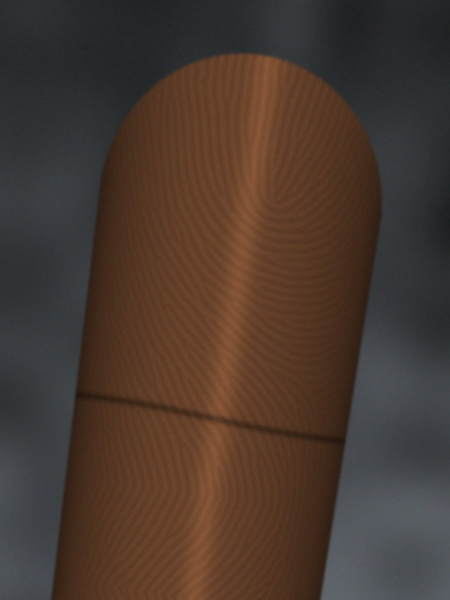
#> input picture service/web/assets/01_photo.jpg, 900 x 1200 px (shown at 1/2 size); its folder holds only this picture in this run
$ python -i forensic.py   (imports and definitions only)   (older library calls are emulated)
#> lines starting #> are read from the running program, lines starting #| are printed output that depends on the picture; after the words box and inside, x2 and y2 are one past the last pixel; in counts of white or black regions, pixels touching at a corner belong together
#> further down, picture is the input picture: shape (1200, 900, 3); mean B, G, R 48.3, 57.4, 73.7
### gattaca/pipeline/enhance.py
"""Illumination normalisation + classical ridge enhancement.

CLAHE -> denoise -> local mean/contrast normalisation -> orientation field (gradient
structure tensor) -> local ridge period (block spectra) -> oriented Gabor bank.
The input is expected at (roughly) canonical scale: the analyzer resamples each ROI
so its measured period is CANONICAL_PERIOD_PX before calling `enhance`.
"""

from __future__ import annotations

from dataclasses import dataclass

import cv2
import numpy as np

from gattaca import CANONICAL_PERIOD_PX
from gattaca.debug import DebugSink, dump, orientation_to_bgr
from gattaca.pipeline.ridgefreq import block_spectra
from gattaca.types import EnhanceResult


@dataclass(frozen=True)
class EnhanceParams:
    """Knobs the agent may retune (see gattaca/agent)."""

    clahe_clip: float = 2.0
    clahe_tile: int = 8
    denoise: str = "bilateral"         # "bilateral" | "nlm" | "none"
    orient_sigma: float = 7.0          # tensor smoothing (px at canonical scale)
    gabor_sigma: float = 0.5           # Gaussian sigma as a fraction of the period
    gabor_gamma: float = 0.6           # <1 elongates the kernel along the ridge
    n_orient: int = 16
    period_bands: tuple[float, ...] = (0.85, 1.0, 1.18)


def to_gray(img: np.ndarray) -> np.ndarray:
    return img if img.ndim == 2 else cv2.cvtColor(img, cv2.COLOR_BGR2GRAY)
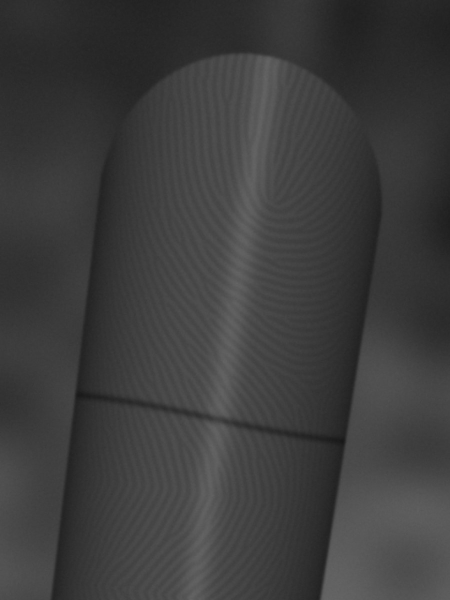
#> returned value: shape (1200, 900) (shown at 1/2 size); min 22, max 102, mean 61.2


def local_normalize(gray: np.ndarray, mask: np.ndarray, sigma: float) -> np.ndarray:
    """Zero local mean, unit local contrast; ridges positive (dark ridges -> +)."""
    g = gray.astype(np.float32)
    m = (mask > 0).astype(np.float32)
    msum = cv2.GaussianBlur(m, (0, 0), sigma) + 1e-6
    mean = cv2.GaussianBlur(g * m, (0, 0), sigma) / msum
    d = (g - mean) * m
    var = cv2.GaussianBlur(d * d, (0, 0), sigma) / msum
    out = -d / np.sqrt(var + 1e-3)
    return np.clip(out, -4, 4) * m


def orientation_field(norm: np.ndarray, mask: np.ndarray, sigma: float, coh_sigma: float | None = None):
    """Ridge-normal angle in [0, pi) and coherence from the smoothed structure tensor.

    Coherence uses a wider window (default 2*sigma). Real ridges stay coherent over
    several periods (>0.5), while band-limited isotropic noise does not (<0.2) even
    when it locally looks ridge-like."""
    g = cv2.GaussianBlur(norm.astype(np.float32, copy=False), (0, 0), 1.0)
    gx = cv2.Sobel(g, cv2.CV_32F, 1, 0, ksize=3)
    gy = cv2.Sobel(g, cv2.CV_32F, 0, 1, ksize=3)
    a, b, c = gx * gx, gy * gy, gx * gy
    gxx, gyy, gxy = (cv2.GaussianBlur(t, (0, 0), sigma) for t in (a, b, c))
    normal = np.mod(0.5 * np.arctan2(2 * gxy, gxx - gyy), np.pi).astype(np.float32)
    cs = coh_sigma or 2 * sigma
    wxx, wyy, wxy = (cv2.GaussianBlur(t, (0, 0), cs) for t in (a, b, c))
    coh = np.sqrt((wxx - wyy) ** 2 + 4 * wxy**2) / (wxx + wyy + 1e-6)
    coh = np.clip(coh, 0, 1).astype(np.float32) * (mask > 0)
    return normal, coh


def period_field(norm: np.ndarray, mask: np.ndarray, block: int = 32) -> np.ndarray:
    """Local ridge period map (px), interpolated from block spectra, clamped around the median."""
    h, w = norm.shape
    sp = block_spectra(norm, mask, block=block, stride=block // 2, min_fill=0.5)
    good = sp.snr >= 4
    if good.sum() < 1:
        return np.full((h, w), CANONICAL_PERIOD_PX, np.float32)
    med = float(np.median(sp.period[good]))
    gh, gw = max(1, h // (block // 2)), max(1, w // (block // 2))
    grid = np.full((gh, gw), np.nan, np.float32)
    for (cx, cy), p in zip(sp.centers[good], sp.period[good]):
        gy, gx = min(int(cy // (block // 2)), gh - 1), min(int(cx // (block // 2)), gw - 1)
        grid[gy, gx] = p
    grid = np.where(np.isnan(grid), med, grid)
    grid = cv2.medianBlur(grid, 3) if min(gh, gw) >= 3 else grid
    field = cv2.resize(grid, (w, h), interpolation=cv2.INTER_LINEAR)
    field = cv2.GaussianBlur(field, (0, 0), block / 2)
    return np.clip(field, 0.75 * med, 1.33 * med).astype(np.float32)


def gabor_bank_filter(norm: np.ndarray, normal: np.ndarray, period: np.ndarray,
                      mask: np.ndarray, p: EnhanceParams) -> np.ndarray:
    """Per-pixel selection from an (orientation x period) bank of zero-mean Gabor kernels."""
    med = float(np.median(period[mask > 0])) if (mask > 0).any() else CANONICAL_PERIOD_PX
    periods = np.array([med * b for b in p.period_bands], np.float32)
    obin = np.round(normal / np.pi * p.n_orient).astype(np.int32) % p.n_orient
    pbin = np.abs(period[..., None] - periods[None, None, :]).argmin(axis=2)
    out = np.zeros_like(norm)
    for pi, lam in enumerate(periods):
        sigma = p.gabor_sigma * lam
        k = int(2 * np.ceil(3 * sigma / p.gabor_gamma) + 1)
        for oi in range(p.n_orient):
            sel = (obin == oi) & (pbin == pi)
            if not sel.any():
                continue
            kern = cv2.getGaborKernel((k, k), sigma, oi * np.pi / p.n_orient, float(lam),
                                      p.gabor_gamma, 0, ktype=cv2.CV_32F)
            kern -= kern.mean()
            kern /= np.abs(kern).sum() + 1e-9
            out[sel] = cv2.filter2D(norm, cv2.CV_32F, kern, borderType=cv2.BORDER_REFLECT)[sel]
    return out * (mask > 0)


def ridge_mask(norm: np.ndarray, coh: np.ndarray, mask: np.ndarray, period: float) -> np.ndarray:
    """Usable ridge area: inside the finger mask with locally coherent orientation."""
    c = cv2.GaussianBlur(coh, (0, 0), period)
    m = ((c > 0.3) & (mask > 0)).astype(np.uint8) * 255
    k = cv2.getStructuringElement(cv2.MORPH_ELLIPSE, (int(2 * period) | 1,) * 2)
    m = cv2.morphologyEx(m, cv2.MORPH_OPEN, k)
    m = cv2.morphologyEx(m, cv2.MORPH_CLOSE, k)
    return m


def enhance(img: np.ndarray, mask: np.ndarray | None = None,
            params: EnhanceParams = EnhanceParams(),
            debug: DebugSink | None = None) -> EnhanceResult:
    gray = to_gray(img)
    mask = np.full(gray.shape, 255, np.uint8) if mask is None else mask
    clahe = cv2.createCLAHE(clipLimit=params.clahe_clip,
                            tileGridSize=(params.clahe_tile, params.clahe_tile))
    eq = clahe.apply(gray)
    dump(debug, "enhance_clahe", eq)
    if params.denoise == "nlm":
        eq = cv2.fastNlMeansDenoising(eq, None, h=7, templateWindowSize=5, searchWindowSize=15)
    elif params.denoise == "bilateral":
        eq = cv2.bilateralFilter(eq, 5, 20, 3)
    dump(debug, f"enhance_denoise_{params.denoise}", eq)
    norm = local_normalize(eq, mask, sigma=2 * CANONICAL_PERIOD_PX)
    dump(debug, "enhance_normalized", norm)
    normal, coh = orientation_field(norm, mask, params.orient_sigma)
    if debug is not None:
        debug.save("enhance_orientation", orientation_to_bgr(normal, coh))
    period = period_field(norm, mask)
    dump(debug, "enhance_period", period)
    rmask = ridge_mask(norm, coh, mask, float(np.median(period)))
    gab = gabor_bank_filter(norm, normal, period, rmask, params)
    dump(debug, "enhance_gabor", gab)
    return EnhanceResult(enhanced=gab, orientation=normal, coherence=coh, period=period,
                         mask=rmask, normalized=norm)

### gattaca/analyze.py
"""End-to-end analysis of a photo (contactless) or a ground-truth contact print.

photo -> detect -> oriented ROI -> rectify (+ cylinder unwrap) -> measure PPRP ->
resample to the canonical period -> enhance -> extract minutiae -> quality.

PPRP is measured twice:
* **spectral**: dominant ridge frequency of the ROI. Only works if ridges are visible.
* **geometric**: finger width / typical ridge count across a fingertip. It shows
  the effective resolution even when blur hides the ridges, which separates
  "too few pixels" from "enough pixels but blurred".
"""

from __future__ import annotations

from dataclasses import dataclass, field

import cv2
import numpy as np

from gattaca import CANONICAL_PERIOD_PX
from gattaca.debug import DebugSink, dump
from gattaca.pipeline import detect as det_mod
from gattaca.pipeline.enhance import EnhanceParams, enhance, to_gray
from gattaca.pipeline.extract import extract_minutiae
from gattaca.pipeline.quality import assess, measure_pprp
from gattaca.pipeline.rectify import rectify
from gattaca.pipeline.roi import oriented_patch
from gattaca.types import EnhanceResult, FingerROI, FingertipDetection, QualityReport

# An adult fingertip is ~14-20 mm wide at the distal phalanx: ~36 ridge periods of 0.45 mm.
RIDGES_ACROSS_FINGER = 36.0
MAX_UPSCALE = 4.0


@dataclass
class PrintAnalysis:
    pprp: float                    # PPRP used for scale normalisation
    pprp_spectral: float           # nan if no ridge peak
    pprp_geometric: float          # nan for contact prints
    spectral_snr: float
    scale: float                   # canonical / pprp
    enh: EnhanceResult
    minutiae: np.ndarray           # canonical-scale coordinates
    quality: QualityReport
    canonical: np.ndarray          # canonical-scale grayscale ROI
    canonical_mask: np.ndarray


@dataclass
class FingerAssessment:
    detection: FingertipDetection
    roi: FingerROI
    analysis: PrintAnalysis
    label: str = ""
    extra: dict = field(default_factory=dict)


def choose_pprp(spectral: float, geometric: float) -> float:
    """Trust the spectral estimate when it agrees with geometry; otherwise geometry."""
    if np.isfinite(spectral) and (not np.isfinite(geometric) or 0.5 < spectral / geometric < 2.0):
        return spectral
    if np.isfinite(geometric):
        return geometric
    return CANONICAL_PERIOD_PX


def analyze_print(gray: np.ndarray, mask: np.ndarray, *, pprp_geometric: float = float("nan"),
                  params: EnhanceParams = EnhanceParams(), pprp_override: float | None = None,
                  debug: DebugSink | None = None) -> PrintAnalysis:
    spectral, snr = measure_pprp(gray, mask)
    pprp = pprp_override if pprp_override else choose_pprp(spectral, pprp_geometric)
    scale = float(np.clip(CANONICAL_PERIOD_PX / max(pprp, 1e-3), 0.2, MAX_UPSCALE))
    interp = cv2.INTER_CUBIC if scale > 1 else cv2.INTER_AREA
    canon = cv2.resize(gray, None, fx=scale, fy=scale, interpolation=interp)
    cmask = cv2.resize(mask, (canon.shape[1], canon.shape[0]), interpolation=cv2.INTER_NEAREST)
    dump(debug, "canonical_roi", canon)
    enh = enhance(canon, cmask, params=params, debug=debug)
    minutiae = extract_minutiae(enh, debug=debug)
    q = assess(enh, minutiae, pprp, snr, debug=debug)
    return PrintAnalysis(pprp, spectral, pprp_geometric, snr, scale, enh, minutiae, q, canon, cmask)


def contact_mask(gray: np.ndarray) -> np.ndarray:
    """Foreground of an inked/live-scan contact print (dark ridges on light background)."""
    var = cv2.GaussianBlur((gray.astype(np.float32) - cv2.GaussianBlur(gray.astype(np.float32), (0, 0), 4)) ** 2,
                           (0, 0), 8)
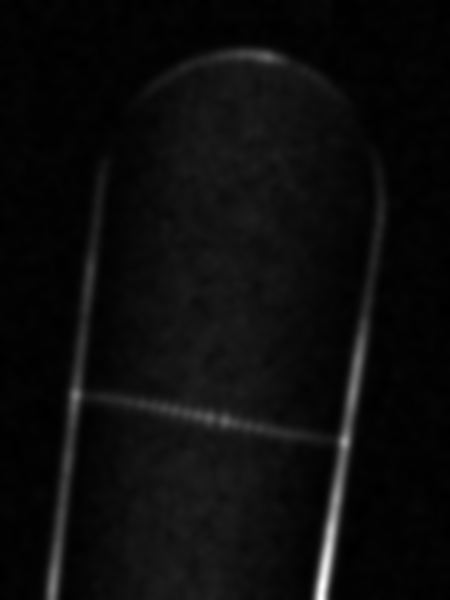
#> var: shape (1200, 900) float32 (shown at 1/2 size); min 0.479, max 36.75, mean 2.3; drawn with min black and max white
    _, m = cv2.threshold(cv2.normalize(var, None, 0, 255, cv2.NORM_MINMAX).astype(np.uint8), 0, 255,
                         cv2.THRESH_BINARY + cv2.THRESH_OTSU)
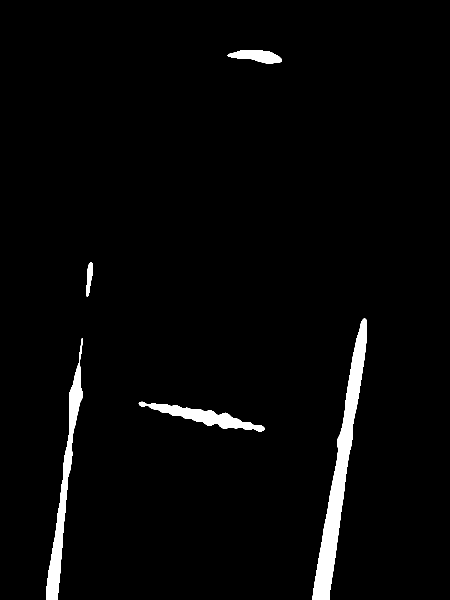
#> m: shape (1200, 900) (shown at 1/2 size); 2.7% white; 5 white regions, box (x1, y1, x2, y2) and area: (625, 636, 734, 1200) 14786, (92, 676, 166, 1200) 7851, (277, 803, 530, 863) 4526, (455, 101, 564, 128) 1843, (172, 524, 186, 594) 563
    k = cv2.getStructuringElement(cv2.MORPH_ELLIPSE, (15, 15))
    m = cv2.morphologyEx(cv2.morphologyEx(m, cv2.MORPH_CLOSE, k), cv2.MORPH_OPEN, k)
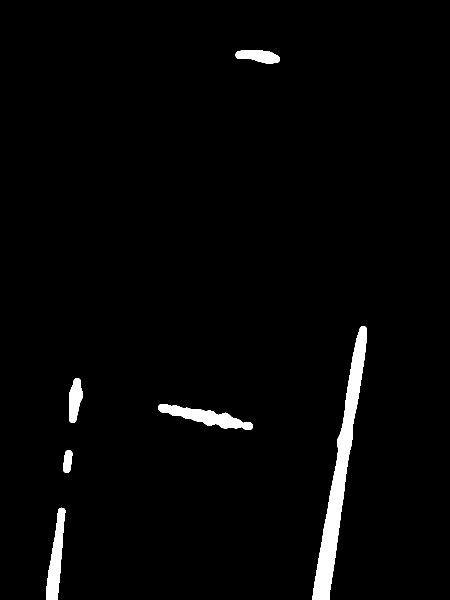
#> m: shape (1200, 900) (shown at 1/2 size); 2.4% white; 6 white regions, box (x1, y1, x2, y2) and area: (625, 652, 734, 1200) 14603, (316, 808, 506, 860) 3942, (92, 1015, 131, 1200) 3608, (138, 756, 166, 846) 1714, (471, 101, 560, 128) 1663, (126, 900, 145, 946) 648
    n, lab, stats, _ = cv2.connectedComponentsWithStats(m)
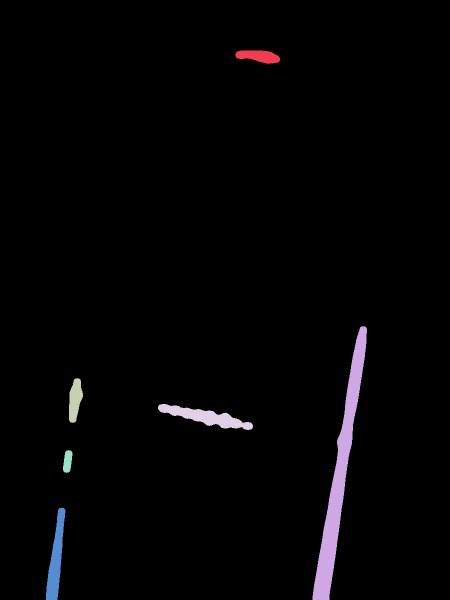
#> lab: shape (1200, 900) int32 (shown at 1/2 size); 7 distinct labels, from 0 to 6; one colour per label, 0 black
#> n = 7; stats = [[0, 0, 900, 1200, 1053822], [471, 101, 89, 27, 1663], [625, 652, 109, 548, 14603], [138, 756, 28, 90, 1714], [316, 808, 190, 52, 3942], [126, 900, 19, 46, 648], [92, 1015, 39, 185, 3608]]
    if n > 1:
        m = np.where(lab == 1 + int(stats[1:, cv2.CC_STAT_AREA].argmax()), 255, 0).astype(np.uint8)
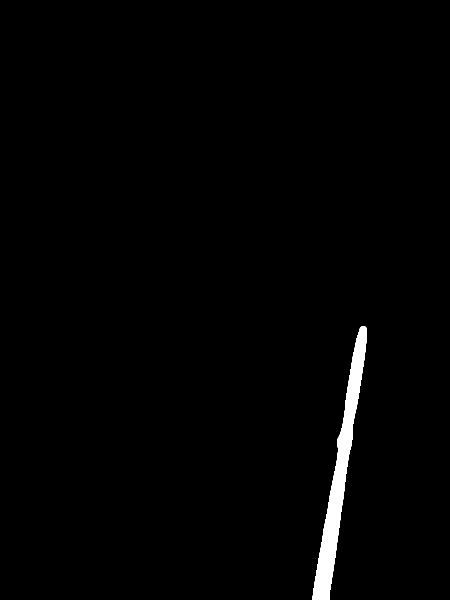
#> m: shape (1200, 900) (shown at 1/2 size); 1.4% white; 1 white region, box (x1, y1, x2, y2) and area: (625, 652, 734, 1200) 14603
    return m


def analyze_contact(img: np.ndarray, debug: DebugSink | None = None) -> PrintAnalysis:
    gray = to_gray(img)
    return analyze_print(gray, contact_mask(gray), debug=debug)
#> (the rest of the program and of its run is left out)
